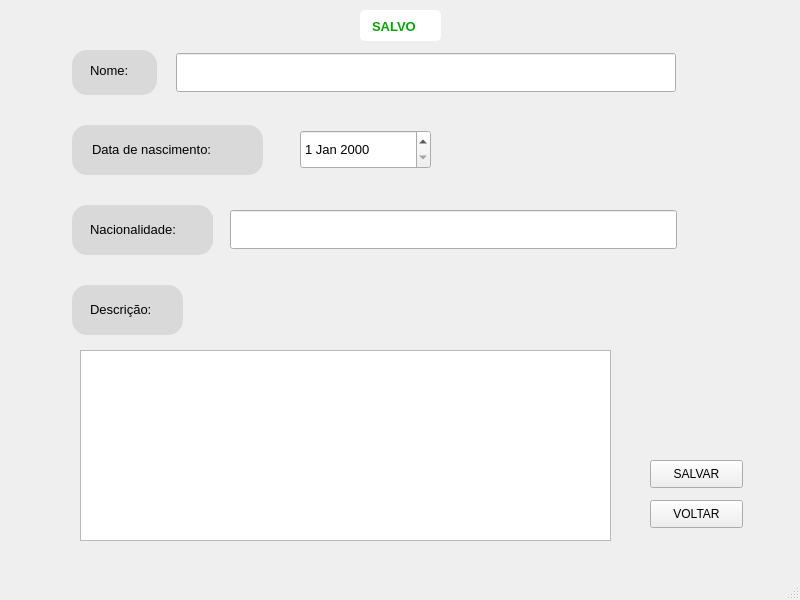
<?xml version="1.0" encoding="UTF-8"?>
<ui version="4.0">
 <class>MainWindow</class>
 <widget class="QMainWindow" name="MainWindow">
  <property name="geometry">
   <rect>
    <x>0</x>
    <y>0</y>
    <width>800</width>
    <height>600</height>
   </rect>
  </property>
  <property name="minimumSize">
   <size>
    <width>800</width>
    <height>600</height>
   </size>
  </property>
  <property name="maximumSize">
   <size>
    <width>800</width>
    <height>600</height>
   </size>
  </property>
  <property name="windowTitle">
   <string>Cadastro</string>
  </property>
  <property name="styleSheet">
   <string notr="true"/>
  </property>
  <widget class="QWidget" name="centralwidget">
   <widget class="QFrame" name="frame">
    <property name="geometry">
     <rect>
      <x>72</x>
      <y>50</y>
      <width>85</width>
      <height>45</height>
     </rect>
    </property>
    <property name="toolTip">
     <string/>
    </property>
    <property name="whatsThis">
     <string/>
    </property>
    <property name="styleSheet">
     <string notr="true">border-radius: 15px;
background: #D9D9D9;</string>
    </property>
   </widget>
   <widget class="QLabel" name="label">
    <property name="geometry">
     <rect>
      <x>90</x>
      <y>62</y>
      <width>55</width>
      <height>16</height>
     </rect>
    </property>
    <property name="font">
     <font>
      <pointsize>10</pointsize>
     </font>
    </property>
    <property name="styleSheet">
     <string notr="true">background: #D9D9D9;</string>
    </property>
    <property name="text">
     <string>Nome:</string>
    </property>
   </widget>
   <widget class="QFrame" name="frame_2">
    <property name="geometry">
     <rect>
      <x>72</x>
      <y>125</y>
      <width>191</width>
      <height>50</height>
     </rect>
    </property>
    <property name="toolTip">
     <string/>
    </property>
    <property name="whatsThis">
     <string/>
    </property>
    <property name="styleSheet">
     <string notr="true">border-radius: 15px;
background: #D9D9D9;</string>
    </property>
    <widget class="QLabel" name="label_2">
     <property name="geometry">
      <rect>
       <x>20</x>
       <y>10</y>
       <width>161</width>
       <height>29</height>
      </rect>
     </property>
     <property name="font">
      <font>
       <pointsize>10</pointsize>
      </font>
     </property>
     <property name="text">
      <string>Data de nascimento:</string>
     </property>
    </widget>
   </widget>
   <widget class="QFrame" name="frame_3">
    <property name="geometry">
     <rect>
      <x>72</x>
      <y>205</y>
      <width>141</width>
      <height>50</height>
     </rect>
    </property>
    <property name="toolTip">
     <string/>
    </property>
    <property name="whatsThis">
     <string/>
    </property>
    <property name="styleSheet">
     <string notr="true">border-radius: 15px;
background: #D9D9D9;</string>
    </property>
    <widget class="QLabel" name="label_3">
     <property name="geometry">
      <rect>
       <x>18</x>
       <y>10</y>
       <width>161</width>
       <height>29</height>
      </rect>
     </property>
     <property name="font">
      <font>
       <pointsize>10</pointsize>
      </font>
     </property>
     <property name="text">
      <string>Nacionalidade:</string>
     </property>
    </widget>
   </widget>
   <widget class="QFrame" name="frame_4">
    <property name="geometry">
     <rect>
      <x>72</x>
      <y>285</y>
      <width>111</width>
      <height>50</height>
     </rect>
    </property>
    <property name="toolTip">
     <string/>
    </property>
    <property name="whatsThis">
     <string/>
    </property>
    <property name="styleSheet">
     <string notr="true">border-radius: 15px;
background: #D9D9D9;</string>
    </property>
    <widget class="QLabel" name="label_4">
     <property name="geometry">
      <rect>
       <x>18</x>
       <y>10</y>
       <width>81</width>
       <height>29</height>
      </rect>
     </property>
     <property name="font">
      <font>
       <pointsize>10</pointsize>
      </font>
     </property>
     <property name="text">
      <string>Descrição:</string>
     </property>
    </widget>
   </widget>
   <widget class="QLineEdit" name="lineEdit">
    <property name="geometry">
     <rect>
      <x>176</x>
      <y>53</y>
      <width>500</width>
      <height>39</height>
     </rect>
    </property>
    <property name="font">
     <font>
      <pointsize>10</pointsize>
     </font>
    </property>
   </widget>
   <widget class="QDateEdit" name="dateEdit">
    <property name="geometry">
     <rect>
      <x>300</x>
      <y>130</y>
      <width>131</width>
      <height>39</height>
     </rect>
    </property>
    <property name="font">
     <font>
      <pointsize>10</pointsize>
     </font>
    </property>
   </widget>
   <widget class="QLineEdit" name="lineEdit_2">
    <property name="geometry">
     <rect>
      <x>230</x>
      <y>210</y>
      <width>447</width>
      <height>39</height>
     </rect>
    </property>
    <property name="font">
     <font>
      <pointsize>10</pointsize>
     </font>
    </property>
   </widget>
   <widget class="QTextEdit" name="textEdit">
    <property name="geometry">
     <rect>
      <x>80</x>
      <y>350</y>
      <width>531</width>
      <height>191</height>
     </rect>
    </property>
   </widget>
   <widget class="QPushButton" name="pushButton">
    <property name="geometry">
     <rect>
      <x>650</x>
      <y>460</y>
      <width>93</width>
      <height>28</height>
     </rect>
    </property>
    <property name="text">
     <string>SALVAR</string>
    </property>
   </widget>
   <widget class="QPushButton" name="pushButton_2">
    <property name="geometry">
     <rect>
      <x>650</x>
      <y>500</y>
      <width>93</width>
      <height>28</height>
     </rect>
    </property>
    <property name="text">
     <string>VOLTAR</string>
    </property>
   </widget>
   <widget class="QWidget" name="widget" native="true">
    <property name="geometry">
     <rect>
      <x>360</x>
      <y>10</y>
      <width>81</width>
      <height>31</height>
     </rect>
    </property>
    <property name="styleSheet">
     <string notr="true">background-color: rgb(255, 255, 255);
border-radius: 5px;</string>
    </property>
    <widget class="QLabel" name="label_5">
     <property name="geometry">
      <rect>
       <x>12</x>
       <y>8</y>
       <width>61</width>
       <height>16</height>
      </rect>
     </property>
     <property name="font">
      <font>
       <pointsize>10</pointsize>
       <weight>75</weight>
       <bold>true</bold>
      </font>
     </property>
     <property name="styleSheet">
      <string notr="true">color: rgb(0, 170, 0);</string>
     </property>
     <property name="text">
      <string>SALVO</string>
     </property>
    </widget>
   </widget>
  </widget>
  <widget class="QMenuBar" name="menubar">
   <property name="geometry">
    <rect>
     <x>0</x>
     <y>0</y>
     <width>800</width>
     <height>26</height>
    </rect>
   </property>
  </widget>
  <widget class="QStatusBar" name="statusbar"/>
 </widget>
 <resources>
  <include location="icone.qrc"/>
 </resources>
 <connections/>
</ui>
